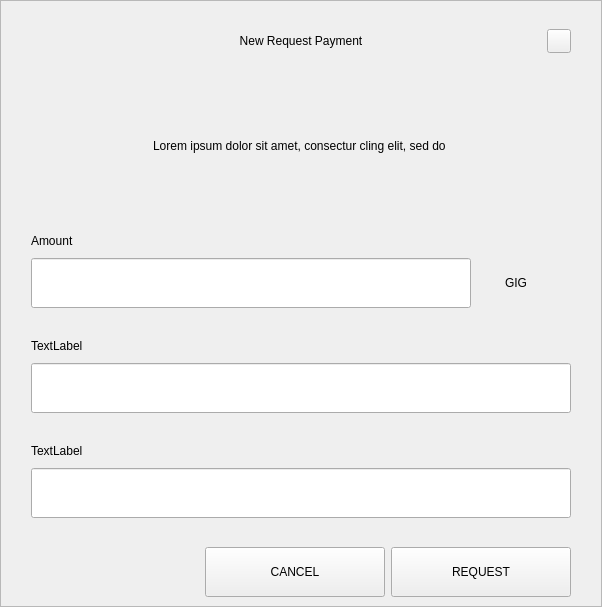
<?xml version="1.0" encoding="UTF-8"?>
<ui version="4.0">
 <class>RequestDialog</class>
 <widget class="QDialog" name="RequestDialog">
  <property name="geometry">
   <rect>
    <x>0</x>
    <y>0</y>
    <width>602</width>
    <height>607</height>
   </rect>
  </property>
  <property name="windowTitle">
   <string>Dialog</string>
  </property>
  <layout class="QVBoxLayout" name="verticalLayout_5">
   <property name="spacing">
    <number>0</number>
   </property>
   <property name="leftMargin">
    <number>0</number>
   </property>
   <property name="topMargin">
    <number>0</number>
   </property>
   <property name="rightMargin">
    <number>0</number>
   </property>
   <property name="bottomMargin">
    <number>0</number>
   </property>
   <item>
    <widget class="QFrame" name="frame">
     <property name="styleSheet">
      <string notr="true"/>
     </property>
     <property name="frameShape">
      <enum>QFrame::StyledPanel</enum>
     </property>
     <property name="frameShadow">
      <enum>QFrame::Raised</enum>
     </property>
     <layout class="QVBoxLayout" name="verticalLayout_4" stretch="1,0,0">
      <property name="spacing">
       <number>0</number>
      </property>
      <property name="leftMargin">
       <number>30</number>
      </property>
      <property name="topMargin">
       <number>20</number>
      </property>
      <property name="rightMargin">
       <number>30</number>
      </property>
      <property name="bottomMargin">
       <number>0</number>
      </property>
      <item>
       <layout class="QHBoxLayout" name="horizontalLayout_3">
        <property name="spacing">
         <number>0</number>
        </property>
        <item>
         <spacer name="horizontalSpacer_21">
          <property name="orientation">
           <enum>Qt::Horizontal</enum>
          </property>
          <property name="sizeHint" stdset="0">
           <size>
            <width>40</width>
            <height>20</height>
           </size>
          </property>
         </spacer>
        </item>
        <item>
         <widget class="QLabel" name="labelTitle">
          <property name="minimumSize">
           <size>
            <width>0</width>
            <height>40</height>
           </size>
          </property>
          <property name="maximumSize">
           <size>
            <width>16777215</width>
            <height>40</height>
           </size>
          </property>
          <property name="styleSheet">
           <string notr="true">padding-left:24px;</string>
          </property>
          <property name="text">
           <string>New Request Payment</string>
          </property>
          <property name="alignment">
           <set>Qt::AlignCenter</set>
          </property>
          <property name="margin">
           <number>7</number>
          </property>
         </widget>
        </item>
        <item>
         <spacer name="horizontalSpacer">
          <property name="orientation">
           <enum>Qt::Horizontal</enum>
          </property>
          <property name="sizeHint" stdset="0">
           <size>
            <width>40</width>
            <height>20</height>
           </size>
          </property>
         </spacer>
        </item>
        <item>
         <widget class="QPushButton" name="btnEsc">
          <property name="minimumSize">
           <size>
            <width>24</width>
            <height>24</height>
           </size>
          </property>
          <property name="maximumSize">
           <size>
            <width>24</width>
            <height>24</height>
           </size>
          </property>
          <property name="focusPolicy">
           <enum>Qt::NoFocus</enum>
          </property>
          <property name="text">
           <string/>
          </property>
         </widget>
        </item>
       </layout>
      </item>
      <item>
       <widget class="QStackedWidget" name="stack">
        <property name="minimumSize">
         <size>
          <width>540</width>
          <height>0</height>
         </size>
        </property>
        <property name="maximumSize">
         <size>
          <width>540</width>
          <height>16777215</height>
         </size>
        </property>
        <property name="currentIndex">
         <number>0</number>
        </property>
        <widget class="QWidget" name="page_1">
         <property name="minimumSize">
          <size>
           <width>540</width>
           <height>0</height>
          </size>
         </property>
         <property name="maximumSize">
          <size>
           <width>540</width>
           <height>16777215</height>
          </size>
         </property>
         <layout class="QVBoxLayout" name="layout1">
          <property name="spacing">
           <number>0</number>
          </property>
          <property name="leftMargin">
           <number>0</number>
          </property>
          <property name="topMargin">
           <number>0</number>
          </property>
          <property name="rightMargin">
           <number>0</number>
          </property>
          <property name="bottomMargin">
           <number>0</number>
          </property>
          <item>
           <spacer name="verticalSpacer_21">
            <property name="orientation">
             <enum>Qt::Vertical</enum>
            </property>
            <property name="sizeType">
             <enum>QSizePolicy::Fixed</enum>
            </property>
            <property name="sizeHint" stdset="0">
             <size>
              <width>20</width>
              <height>30</height>
             </size>
            </property>
           </spacer>
          </item>
          <item alignment="Qt::AlignHCenter">
           <widget class="QLabel" name="labelMessage">
            <property name="minimumSize">
             <size>
              <width>400</width>
              <height>50</height>
             </size>
            </property>
            <property name="text">
             <string>Lorem ipsum dolor sit amet, consectur cling elit, sed do </string>
            </property>
            <property name="alignment">
             <set>Qt::AlignCenter</set>
            </property>
            <property name="wordWrap">
             <bool>true</bool>
            </property>
           </widget>
          </item>
          <item alignment="Qt::AlignBottom">
           <widget class="QWidget" name="containerAmount" native="true">
            <layout class="QVBoxLayout" name="verticalLayout">
             <property name="spacing">
              <number>9</number>
             </property>
             <property name="leftMargin">
              <number>0</number>
             </property>
             <property name="topMargin">
              <number>0</number>
             </property>
             <property name="rightMargin">
              <number>0</number>
             </property>
             <property name="bottomMargin">
              <number>0</number>
             </property>
             <item>
              <widget class="QLabel" name="labelSubtitleAmount">
               <property name="minimumSize">
                <size>
                 <width>350</width>
                 <height>16</height>
                </size>
               </property>
               <property name="maximumSize">
                <size>
                 <width>16777215</width>
                 <height>16</height>
                </size>
               </property>
               <property name="text">
                <string>Amount</string>
               </property>
              </widget>
             </item>
             <item alignment="Qt::AlignTop">
              <widget class="QWidget" name="layoutAmount" native="true">
               <layout class="QHBoxLayout" name="horizontalLayout" stretch="2,0">
                <property name="spacing">
                 <number>0</number>
                </property>
                <property name="leftMargin">
                 <number>0</number>
                </property>
                <property name="topMargin">
                 <number>0</number>
                </property>
                <property name="rightMargin">
                 <number>0</number>
                </property>
                <property name="bottomMargin">
                 <number>0</number>
                </property>
                <item>
                 <widget class="QLineEdit" name="lineEditAmount">
                  <property name="minimumSize">
                   <size>
                    <width>0</width>
                    <height>50</height>
                   </size>
                  </property>
                  <property name="maximumSize">
                   <size>
                    <width>16777215</width>
                    <height>50</height>
                   </size>
                  </property>
                 </widget>
                </item>
                <item>
                 <widget class="QWidget" name="comboContainer" native="true">
                  <property name="minimumSize">
                   <size>
                    <width>100</width>
                    <height>50</height>
                   </size>
                  </property>
                  <property name="maximumSize">
                   <size>
                    <width>16777215</width>
                    <height>50</height>
                   </size>
                  </property>
                  <layout class="QHBoxLayout" name="horizontalLayout_31">
                   <property name="spacing">
                    <number>0</number>
                   </property>
                   <property name="leftMargin">
                    <number>0</number>
                   </property>
                   <property name="topMargin">
                    <number>0</number>
                   </property>
                   <property name="rightMargin">
                    <number>10</number>
                   </property>
                   <property name="bottomMargin">
                    <number>0</number>
                   </property>
                   <item>
                    <widget class="QLabel" name="comboBoxCoin">
                     <property name="text">
                      <string>GIG</string>
                     </property>
                     <property name="alignment">
                      <set>Qt::AlignCenter</set>
                     </property>
                    </widget>
                   </item>
                  </layout>
                 </widget>
                </item>
               </layout>
              </widget>
             </item>
            </layout>
           </widget>
          </item>
          <item>
           <spacer name="verticalSpacer_31">
            <property name="orientation">
             <enum>Qt::Vertical</enum>
            </property>
            <property name="sizeType">
             <enum>QSizePolicy::Fixed</enum>
            </property>
            <property name="sizeHint" stdset="0">
             <size>
              <width>20</width>
              <height>30</height>
             </size>
            </property>
           </spacer>
          </item>
          <item>
           <layout class="QVBoxLayout" name="verticalLayoutLabel">
            <property name="spacing">
             <number>9</number>
            </property>
            <item>
             <widget class="QLabel" name="labelSubtitleLabel">
              <property name="minimumSize">
               <size>
                <width>0</width>
                <height>16</height>
               </size>
              </property>
              <property name="maximumSize">
               <size>
                <width>16777215</width>
                <height>16</height>
               </size>
              </property>
              <property name="text">
               <string>TextLabel</string>
              </property>
             </widget>
            </item>
            <item>
             <widget class="QLineEdit" name="lineEditLabel">
              <property name="minimumSize">
               <size>
                <width>0</width>
                <height>50</height>
               </size>
              </property>
              <property name="maximumSize">
               <size>
                <width>16777215</width>
                <height>50</height>
               </size>
              </property>
             </widget>
            </item>
           </layout>
          </item>
          <item>
           <spacer name="verticalSpacer_34">
            <property name="orientation">
             <enum>Qt::Vertical</enum>
            </property>
            <property name="sizeType">
             <enum>QSizePolicy::Fixed</enum>
            </property>
            <property name="sizeHint" stdset="0">
             <size>
              <width>20</width>
              <height>30</height>
             </size>
            </property>
           </spacer>
          </item>
          <item>
           <layout class="QVBoxLayout" name="verticalLayoutDescription">
            <property name="spacing">
             <number>9</number>
            </property>
            <item>
             <widget class="QLabel" name="labelSubtitleDescription">
              <property name="minimumSize">
               <size>
                <width>0</width>
                <height>16</height>
               </size>
              </property>
              <property name="maximumSize">
               <size>
                <width>16777215</width>
                <height>16</height>
               </size>
              </property>
              <property name="text">
               <string>TextLabel</string>
              </property>
             </widget>
            </item>
            <item>
             <widget class="QLineEdit" name="lineEditDescription">
              <property name="minimumSize">
               <size>
                <width>0</width>
                <height>50</height>
               </size>
              </property>
              <property name="maximumSize">
               <size>
                <width>16777215</width>
                <height>50</height>
               </size>
              </property>
             </widget>
            </item>
            <item>
             <spacer name="verticalSpacer_4">
              <property name="orientation">
               <enum>Qt::Vertical</enum>
              </property>
              <property name="sizeType">
               <enum>QSizePolicy::Fixed</enum>
              </property>
              <property name="sizeHint" stdset="0">
               <size>
                <width>20</width>
                <height>20</height>
               </size>
              </property>
             </spacer>
            </item>
           </layout>
          </item>
         </layout>
        </widget>
        <widget class="QWidget" name="page_2">
         <layout class="QVBoxLayout" name="layout2">
          <item>
           <spacer name="verticalSpacer_5">
            <property name="orientation">
             <enum>Qt::Vertical</enum>
            </property>
            <property name="sizeType">
             <enum>QSizePolicy::Fixed</enum>
            </property>
            <property name="sizeHint" stdset="0">
             <size>
              <width>20</width>
              <height>50</height>
             </size>
            </property>
           </spacer>
          </item>
          <item alignment="Qt::AlignHCenter">
           <widget class="QLabel" name="labelQrImg">
            <property name="minimumSize">
             <size>
              <width>260</width>
              <height>260</height>
             </size>
            </property>
            <property name="maximumSize">
             <size>
              <width>260</width>
              <height>260</height>
             </size>
            </property>
            <property name="text">
             <string/>
            </property>
            <property name="alignment">
             <set>Qt::AlignCenter</set>
            </property>
           </widget>
          </item>
          <item>
           <spacer name="verticalSpacer_2">
            <property name="orientation">
             <enum>Qt::Vertical</enum>
            </property>
            <property name="sizeType">
             <enum>QSizePolicy::Fixed</enum>
            </property>
            <property name="sizeHint" stdset="0">
             <size>
              <width>20</width>
              <height>30</height>
             </size>
            </property>
           </spacer>
          </item>
          <item alignment="Qt::AlignHCenter">
           <widget class="QLabel" name="labelAddress">
            <property name="text">
             <string>D7VFR83SQbiezrW72hjcWJtcfip5krte2Z </string>
            </property>
           </widget>
          </item>
          <item>
           <spacer name="verticalSpacer_32">
            <property name="orientation">
             <enum>Qt::Vertical</enum>
            </property>
            <property name="sizeType">
             <enum>QSizePolicy::Expanding</enum>
            </property>
            <property name="sizeHint" stdset="0">
             <size>
              <width>20</width>
              <height>20</height>
             </size>
            </property>
           </spacer>
          </item>
          <item>
           <layout class="QHBoxLayout" name="horizontal">
            <property name="leftMargin">
             <number>20</number>
            </property>
            <property name="rightMargin">
             <number>20</number>
            </property>
            <property name="bottomMargin">
             <number>20</number>
            </property>
            <item>
             <spacer name="horizontalSpacer_4">
              <property name="orientation">
               <enum>Qt::Horizontal</enum>
              </property>
              <property name="sizeHint" stdset="0">
               <size>
                <width>40</width>
                <height>20</height>
               </size>
              </property>
             </spacer>
            </item>
            <item>
             <widget class="QPushButton" name="btnCopyAddress">
              <property name="minimumSize">
               <size>
                <width>180</width>
                <height>50</height>
               </size>
              </property>
              <property name="text">
               <string>COPY ADDRESS</string>
              </property>
             </widget>
            </item>
            <item>
             <widget class="QPushButton" name="btnCopyUrl">
              <property name="minimumSize">
               <size>
                <width>180</width>
                <height>50</height>
               </size>
              </property>
              <property name="text">
               <string>COPY URL</string>
              </property>
             </widget>
            </item>
            <item>
             <spacer name="horizontalSpacer_2">
              <property name="orientation">
               <enum>Qt::Horizontal</enum>
              </property>
              <property name="sizeHint" stdset="0">
               <size>
                <width>40</width>
                <height>20</height>
               </size>
              </property>
             </spacer>
            </item>
           </layout>
          </item>
         </layout>
        </widget>
       </widget>
      </item>
      <item>
       <widget class="QWidget" name="buttonsStack" native="true">
        <layout class="QHBoxLayout" name="horizontalLayout_5">
         <property name="leftMargin">
          <number>20</number>
         </property>
         <property name="rightMargin">
          <number>0</number>
         </property>
         <item>
          <spacer name="horizontalSpacer_41">
           <property name="orientation">
            <enum>Qt::Horizontal</enum>
           </property>
           <property name="sizeHint" stdset="0">
            <size>
             <width>40</width>
             <height>20</height>
            </size>
           </property>
          </spacer>
         </item>
         <item>
          <widget class="QPushButton" name="btnCancel">
           <property name="minimumSize">
            <size>
             <width>180</width>
             <height>50</height>
            </size>
           </property>
           <property name="focusPolicy">
            <enum>Qt::NoFocus</enum>
           </property>
           <property name="text">
            <string>CANCEL</string>
           </property>
          </widget>
         </item>
         <item>
          <widget class="QPushButton" name="btnSave">
           <property name="minimumSize">
            <size>
             <width>180</width>
             <height>50</height>
            </size>
           </property>
           <property name="focusPolicy">
            <enum>Qt::NoFocus</enum>
           </property>
           <property name="text">
            <string>REQUEST</string>
           </property>
          </widget>
         </item>
        </layout>
       </widget>
      </item>
     </layout>
    </widget>
   </item>
  </layout>
 </widget>
 <resources/>
 <connections/>
</ui>
